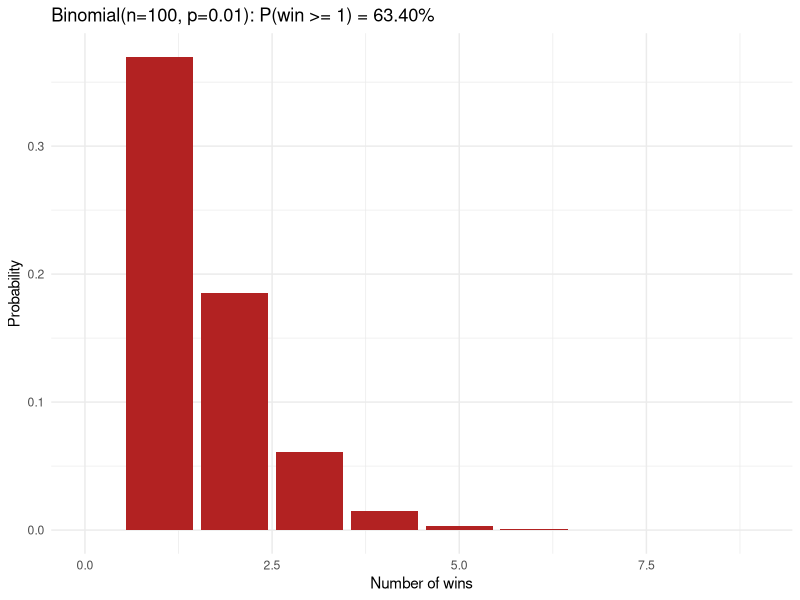

The R script that drew this image:
n  <- 100   # number of trials
p  <- 0.01  # per‐game win probability
k0 <- 1    # minimum wins

# -------------------------------------------
# analytical probability of ≥ k0 wins
# -------------------------------------------
prob_at_least_k0 <- 1 - pbinom(k0 - 1, size = n, prob = p)
cat(sprintf("P(win ≥ %d of %d) = %.4f\n", k0, n, prob_at_least_k0))

# -------------------------------------------
# full distribution
# -------------------------------------------
wins <- 0:n
# Method 1:
probs <- dbinom(wins, size = n, prob = p)

# # Method 2: chris likes more
# probs <- numeric(length = n + 1) # init empty vector
# for (k in 0:n) { # Loop over each possible number of wins (from 0 to n)
#   # Calculate the binomial probability for exactly k wins
#   probs[k + 1] <- choose(n, k) * (p^k) * ((1 - p)^(n - k))
# }

df <- data.frame(wins, probs)

# -------------------------------------------
# visualizing
# -------------------------------------------
library(ggplot2)

# Calculate the maximum number of wins with a significant probability
threshold <- 0.0000001  # Arbitrary threshold for considering "zero" probability
max_win <- max(wins[probs > threshold])  # Maximum wins with significant probability


# aes = aesthetic mapping
# geom = geometric object
# geom_col = geometric object type column

ggplot(df, aes(x = wins, y = probs)) +
  geom_col(fill = "steelblue") +
  geom_col(
    data = subset(df, wins >= k0),
    aes(x = wins, y = probs),
    fill = "firebrick"
  ) +
  labs(
    title = sprintf("Binomial(n=%d, p=%.2f): P(win >= %d) = %.2f%%",
                    n, p, k0, prob_at_least_k0 * 100),
    x = "Number of wins",
    y = "Probability"
  ) +
  theme_minimal() +
  scale_x_continuous(limits = c(0, max_win))  # Adjust the x-axis to zoom in on relevant values


# -------------------------------------------
# Info
# -------------------------------------------

# See: https://www.geeksforgeeks.org/a-guide-to-dbinom-pbinom-qbinom-and-rbinom-in-r/
# dbinom return: probability density function (pdf) ||  probability mass function (pmf)
# pbinom return: cumulative density function (cdf)

# PDF/PMF tells you how probability is distributed at each point -> P(X = k)
# CDF tells you how much probability has accumulated by a given point -> P(X => k)
